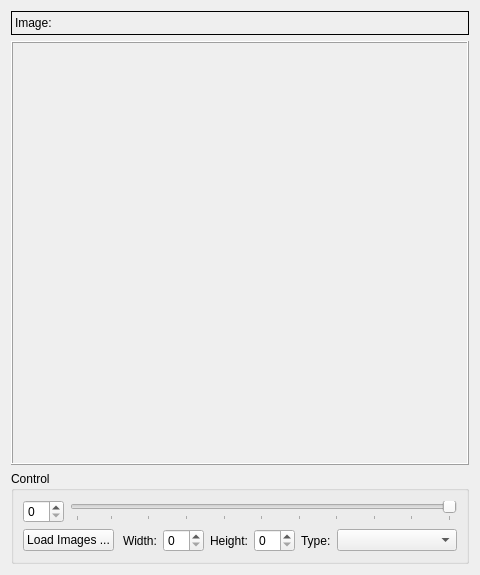
       <widget class="QWidget" name="scrollAreaWidgetContents_ImageView">
        <property name="geometry">
         <rect>
          <x>0</x>
          <y>0</y>
          <width>480</width>
          <height>575</height>
         </rect>
        </property>
        <property name="sizePolicy">
         <sizepolicy hsizetype="Minimum" vsizetype="Minimum">
          <horstretch>0</horstretch>
          <verstretch>0</verstretch>
         </sizepolicy>
        </property>
        <property name="maximumSize">
         <size>
          <width>3000</width>
          <height>3000</height>
         </size>
        </property>
        <layout class="QGridLayout" name="gridLayout_23">
         <item row="1" column="1">
          <widget class="QLabel" name="Dock_ImageArea">
           <property name="sizePolicy">
            <sizepolicy hsizetype="Minimum" vsizetype="Minimum">
             <horstretch>0</horstretch>
             <verstretch>1</verstretch>
            </sizepolicy>
           </property>
           <property name="minimumSize">
            <size>
             <width>60</width>
             <height>60</height>
            </size>
           </property>
           <property name="maximumSize">
            <size>
             <width>2500</width>
             <height>2500</height>
            </size>
           </property>
           <property name="frameShape">
            <enum>QFrame::Box</enum>
           </property>
           <property name="frameShadow">
            <enum>QFrame::Raised</enum>
           </property>
           <property name="text">
            <string/>
           </property>
          </widget>
         </item>
         <item row="0" column="1">
          <widget class="QLabel" name="label_ShowImageName">
           <property name="minimumSize">
            <size>
             <width>0</width>
             <height>24</height>
            </size>
           </property>
           <property name="frameShape">
            <enum>QFrame::Box</enum>
           </property>
           <property name="frameShadow">
            <enum>QFrame::Plain</enum>
           </property>
           <property name="lineWidth">
            <number>1</number>
           </property>
           <property name="text">
            <string>Image: </string>
           </property>
          </widget>
         </item>
         <item row="2" column="1">
          <widget class="QGroupBox" name="groupBox_4">
           <property name="title">
            <string>Control</string>
           </property>
           <layout class="QGridLayout" name="gridLayout_25">
            <item row="0" column="0">
             <layout class="QVBoxLayout" name="verticalLayout_15">
              <item>
               <layout class="QHBoxLayout" name="horizontalLayout_33">
                <item>
                 <widget class="QSpinBox" name="spinBox"/>
                </item>
                <item>
                 <widget class="QSlider" name="horizontalSlider">
                  <property name="minimum">
                   <number>1</number>
                  </property>
                  <property name="maximum">
                   <number>100</number>
                  </property>
                  <property name="orientation">
                   <enum>Qt::Horizontal</enum>
                  </property>
                  <property name="invertedAppearance">
                   <bool>true</bool>
                  </property>
                  <property name="invertedControls">
                   <bool>true</bool>
                  </property>
                  <property name="tickPosition">
                   <enum>QSlider::TicksBelow</enum>
                  </property>
                  <property name="tickInterval">
                   <number>10</number>
                  </property>
                 </widget>
                </item>
               </layout>
              </item>
              <item>
               <layout class="QHBoxLayout" name="horizontalLayout_36">
                <item>
                 <widget class="QPushButton" name="Btn_LoadImages">
                  <property name="text">
                   <string>Load Images ...</string>
                  </property>
                 </widget>
                </item>
                <item>
                 <spacer name="horizontalSpacer_58">
                  <property name="orientation">
                   <enum>Qt::Horizontal</enum>
                  </property>
                  <property name="sizeHint" stdset="0">
                   <size>
                    <width>13</width>
                    <height>20</height>
                   </size>
                  </property>
                 </spacer>
                </item>
                <item>
                 <widget class="QLabel" name="label_2">
                  <property name="text">
                   <string>Width:</string>
                  </property>
                 </widget>
                </item>
                <item>
                 <widget class="QSpinBox" name="spinBox_ImageWidth"/>
                </item>
                <item>
                 <widget class="QLabel" name="label_3">
                  <property name="text">
                   <string>Height:</string>
                  </property>
                 </widget>
                </item>
                <item>
                 <widget class="QSpinBox" name="spinBox_ImageHeight"/>
                </item>
                <item>
                 <widget class="QLabel" name="label_4">
                  <property name="text">
                   <string>Type:</string>
                  </property>
                 </widget>
                </item>
                <item>
                 <widget class="QComboBox" name="comboBox_FileType">
                  <property name="minimumSize">
                   <size>
                    <width>120</width>
                    <height>0</height>
                   </size>
                  </property>
                 </widget>
                </item>
               </layout>
              </item>
             </layout>
            </item>
           </layout>
          </widget>
         </item>
        </layout>
       </widget>
